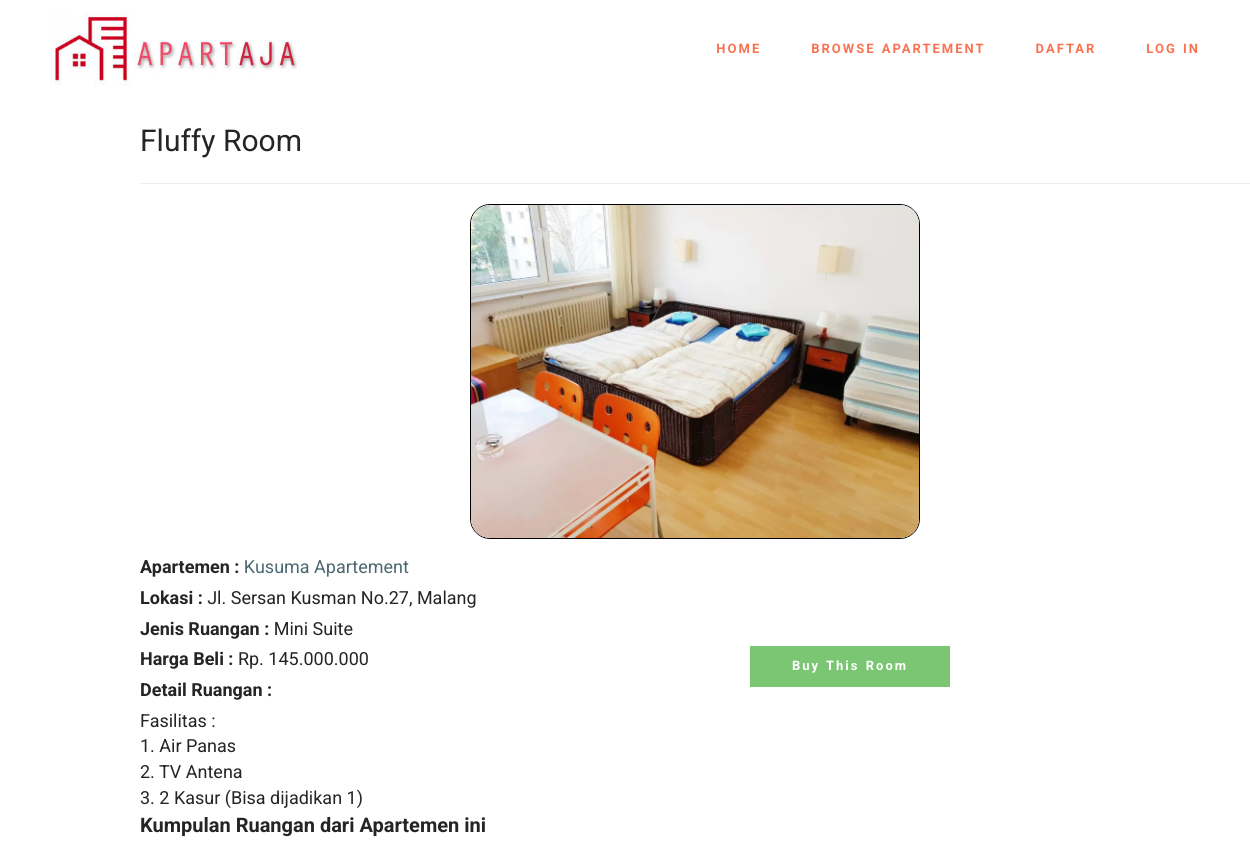
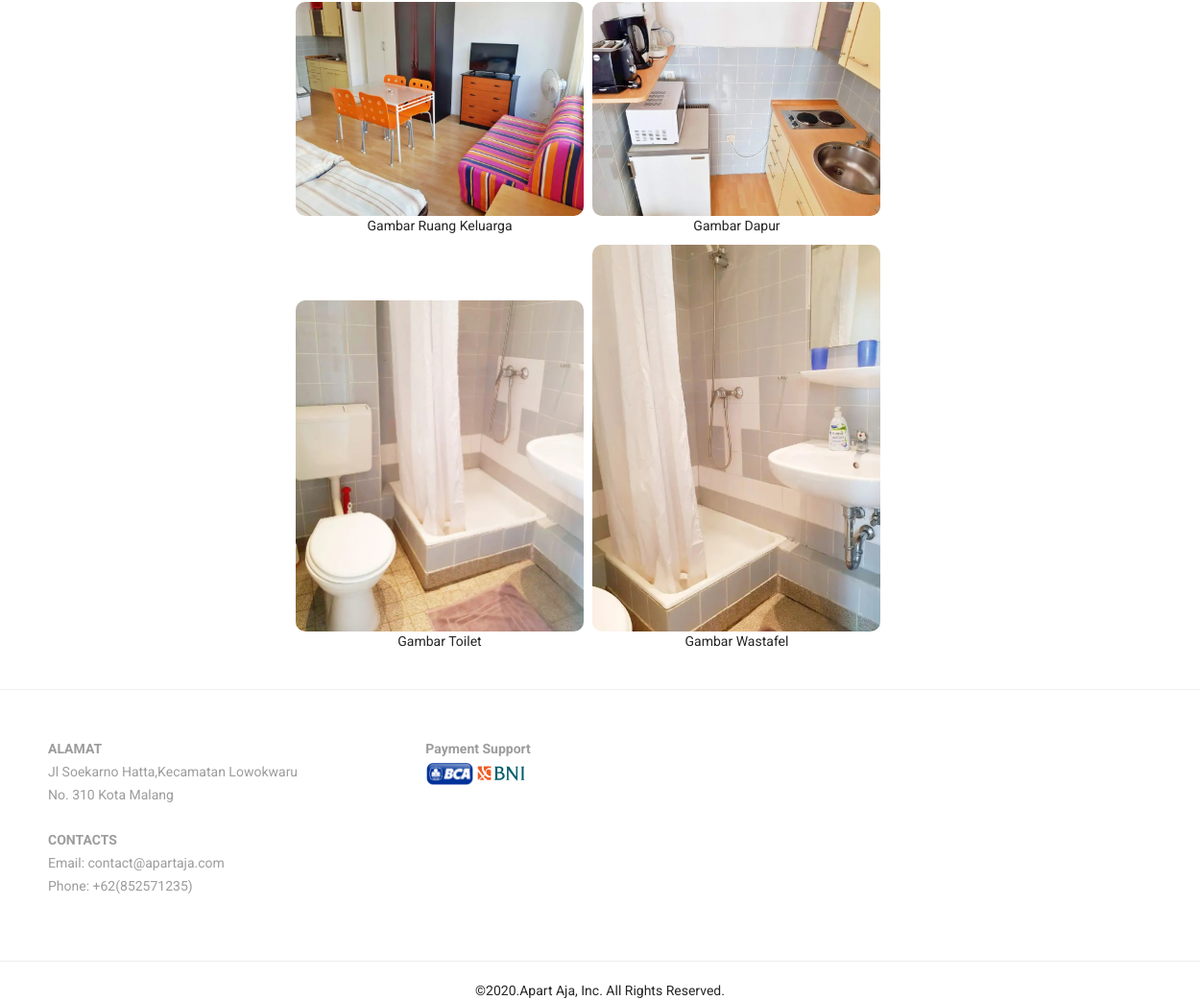
/ruangan/detailRuangan/10, run on the app's committed database (2 pictures, top to bottom).
### tables this page shows
CREATE TABLE `ruangan_apartemen` (
  `id_ruangan` int(11) NOT NULL,
  `id_apartemen` int(11) NOT NULL,
  `id_pengelola` int(11) NOT NULL,
  `nama_ruangan` varchar(255) NOT NULL,
  `jenis_ruangan` varchar(250) NOT NULL,
  `harga_beli` bigint(20) NOT NULL,
  `detail_ruangan` text NOT NULL,
  `sisa_ruang_apartemen` int(10) NOT NULL,
  `gambar_utama` text NOT NULL
);

CREATE TABLE `apartemen` (
  `id_apartemen` int(11) NOT NULL,
  `id_pengelola` int(11) NOT NULL,
  `nama_apartemen` varchar(255) NOT NULL,
  `alamat_apartemen` varchar(255) NOT NULL,
  `kota_kabupaten` varchar(200) NOT NULL,
  `provinsi` varchar(200) NOT NULL,
  `gambar_apartemen` text NOT NULL,
  `maps_link` text NOT NULL DEFAULT '#'
);

CREATE TABLE `gambar_apartemen` (
  `id_gambar` int(11) NOT NULL,
  `id_ruangan` int(11) NOT NULL,
  `gambar` text NOT NULL,
  `deskripsi_singkat` varchar(50) NOT NULL DEFAULT 'Image'
);

### application/controllers/Ruangan.php (called while the page is built, shortened)
<?php
class Ruangan extends CI_Controller
{
	public function __construct()
	{
		$this->load->model('ruangan_model');
		$this->load->model('apartemen_model');
		$this->load->model('gambarruangan_model');
	}
	public function detailRuangan($id)
	{
		$data['title'] = 'Apart Aja';
		$data['ruangan'] = $this->ruangan_model->getDetailRuangan($id);
		$data['gambar'] = $this->ruangan_model->getDetailGambarRuangan($id);
		$level = $this->session->userdata('level');
		if ($level == 'user' or $level == 'admin') {
			$this->load->view('templates/header-user', $data);
		} else {
			$this->load->view('templates/header-guest', $data);
		}
		$this->load->view('ruangan/detail', $data);
		$this->load->view('templates/footer');
	}
}

### index.php (called while the page is built, shortened)
<?php
require_once BASEPATH.'core/CodeIgniter.php';

### application/models/Ruangan_model.php (called while the page is built, shortened)
<?php
class ruangan_model extends CI_Model
{
	public function getDetailRuangan($id)
	{
		$query = $this->db->query("SELECT * FROM ruangan_apartemen as ra JOIN apartemen a ON ra.id_apartemen = a.id_apartemen WHERE ra.id_ruangan = $id");
		return $query->result_array();
	}
	public function getDetailGambarRuangan($id)
	{
		$query = $this->db->query("SELECT * FROM gambar_apartemen WHERE id_ruangan = $id");
		return $query->result_array();
	}
}

### application/views/ruangan/detail.php (the view)
<div class="container" style="padding: 20px; margin: 0 auto ;margin-top:100px;">
	<div class="row">
		<div class="col-md-12" style="margin-left:70px;margin-right:70px;">
			<?php
			foreach ($ruangan as $ruangan) {
			?>
				<span style="margin-top:20px;margin-bottom: 20px;font-size: 30px"><?= $ruangan['nama_ruangan'] ?> Room</span>
				<div class="card-body" style="font-size: 18px">
					<hr>
					<center>
						<img style="width:450px;margin-bottom: 15px;border-radius: 20px;border:1px solid black" src="<?= base_url(); ?>assets/img/gambar_ruangan/<?= $ruangan['gambar_utama'] ?>" alt="Desc">
					</center>
					<label for=""><b>Apartemen : </b></label>
					<a href="<?= base_url() ?>apartemen/detailApartemen/<?= $ruangan['id_apartemen'] ?>" style="text-decoration: none;"><?= $ruangan['nama_apartemen']; ?> Apartement</a><br>
					<label for=""><b>Lokasi : </b></label>
					<?= $ruangan['alamat_apartemen'] ?>, <?= $ruangan['kota_kabupaten'] ?><br>
					<label for=""><b>Jenis Ruangan : </b></label>
					<?= $ruangan['jenis_ruangan']; ?><br>
					<div style="float: right;margin-right: 300px">
						<div class="form-row">
							<div class="col">
								<a href="<?= base_url(); ?>transaksi/preview/<?= $ruangan['id_ruangan'] ?>" class="btn btn-success" style="float: right;width:200px;font-weight: bold">Buy This Room</a><br><br>
							</div>
						</div>
					</div>
					<label for=""><b>Harga Beli :</b></label>
					Rp. <?= number_format($ruangan['harga_beli'], 0, ',', '.');; ?><br>
					<label for=""><b>Detail Ruangan :</b></label><br>
					<span style="white-space: pre-line"><?= $ruangan['detail_ruangan']; ?></span>
				</div>
			<?php
			}
			?>
			<span style="font-size: 20px;font-weight: bold">
				Kumpulan Ruangan dari Apartemen ini
			</span><br>
			<div class="col-md-8" style="margin-left:150px">
				<?php foreach ($gambar as $gambarApartemen) { ?>
					<figure style="display: inline-block;margin-top:10px;margin-left:3px;margin-right:3px;">
						<img class="card-img-top" style="width: 300px;border-radius: 10px" src="<?= base_url(); ?>assets/img/gambar_ruangan/<?= $gambarApartemen['gambar'] ?>" alt="<?= $gambarApartemen['deskripsi_singkat'] ?>">
						<figcaption style="text-align: center">Gambar <?= $gambarApartemen['deskripsi_singkat'] ?></figcaption>
					</figure>
				<?php } ?>
			</div>
		</div>
	</div>

### assets/mobirise/css/style.css (style rules this page uses)
html { position: relative; min-height: 100%; }
.col, .col-12, .col-auto { position: relative; width: 100%; min-height: 1px; padding-left: 15px; padding-right: 15px; }
.col { -ms-flex-preferred-size: 0; flex-basis: 0; -ms-flex-positive: 1; flex-grow: 1; max-width: 100%; }
.form-row { display: flex; flex-wrap: wrap; margin: 0 -15px; }

### data on the page
ruangan_apartemen: nama_ruangan "Fluffy", gambar_utama (picture), id_apartemen.nama_apartemen "Kusuma", id_apartemen.alamat_apartemen "Jl. Sersan Kusman No.27", id_apartemen.kota_kabupaten "Malang", jenis_ruangan "Mini Suite", harga_beli "145.000.000", detail_ruangan "Fasilitas : 1. Air Panas 2. TV Antena 3. 2 Kasur (Bisa dijadikan 1)"
gambar_apartemen: gambar (picture), deskripsi_singkat "Ruang Keluarga"
gambar_apartemen: gambar (picture), deskripsi_singkat "Dapur"
gambar_apartemen: gambar (picture), deskripsi_singkat "Toilet"
gambar_apartemen: gambar (picture), deskripsi_singkat "Wastafel"
